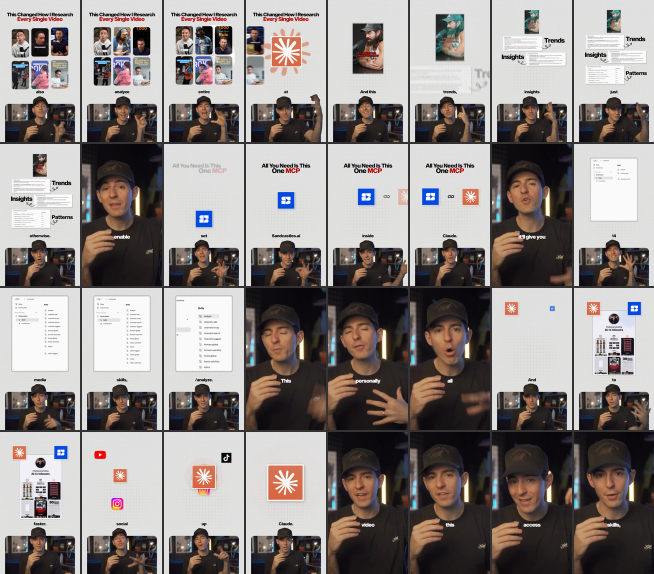
#> input picture packs/board-punchin-v1/evidence/02_A_contactsheet_32-62s.png, 1308 x 1148 px, given in place of 02_A_contactsheet_32-62s.png.png, which was not available (shown at 1/2 size)
$ python contact-v12.py ../../../../packs/board-punchin-v1/evidence/02_A_contactsheet_32-62s.png
#> lines starting #> are read from the running program, lines starting #| are printed output that depends on the picture; pictures that were not available may be replaced by others from this repository, and a replacement may not be noted
from PIL import Image, ImageDraw
from pathlib import Path
import sys
import subprocess
import imageio_ffmpeg
root=Path.cwd()/"work/higgsfield-replacement/revision-v12/proofs"
args=sys.argv[1:]
encoded='--encoded' in args
if encoded:
 args.remove('--encoded');source=Path.cwd()/args.pop(0);offset=float(args.pop(0))
 root=root.parent/'encoded';root.mkdir(exist_ok=True)
 for s in args:
  subprocess.run([imageio_ffmpeg.get_ffmpeg_exe(),'-v','error','-y','-ss',str(float(s)-offset),'-i',str(source),'-frames:v','1',str(root/f'polish-{s}.png')],check=True)
files=[root/f"polish-{s}.png" for s in args] if args else sorted(root.glob('polish-*.png'),key=lambda p:float(p.stem.split('-')[-1]))
out=Image.new('RGB',(1280,388*((len(files)+1)//2)), '#F5EFE3')
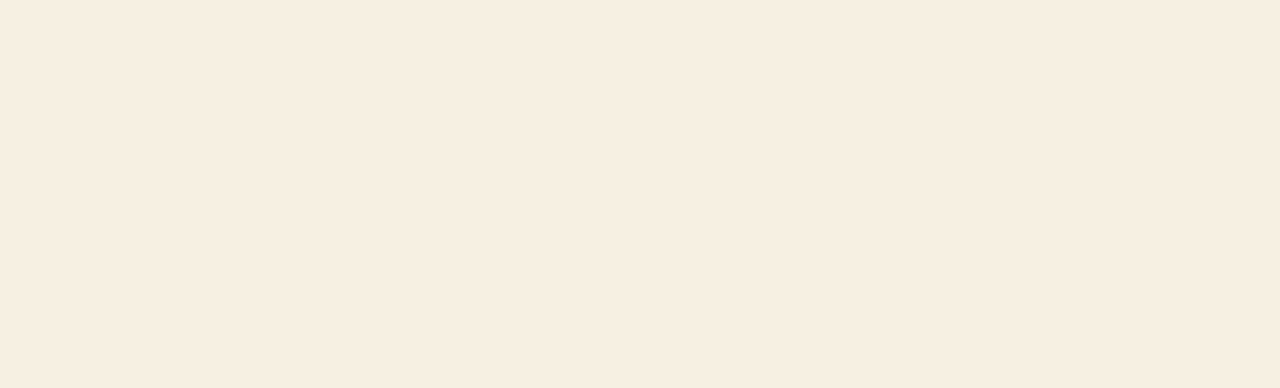
#> out: PIL image 1280x388 RGB; mean R, G, B 245, 239, 227
d=ImageDraw.Draw(out)
for i,p in enumerate(files):
 im=Image.open(p).convert('RGB');im.thumbnail((640,360));x=(i%2)*640;y=(i//2)*388;out.paste(im,(x,y));d.text((x+8,y+365),p.stem,fill='#302219')
#> further down, im is the input picture: PIL image 1308x1148 RGB; mean R, G, B 141.4, 134.9, 133
#> after `im.thumbnail((640, 360))`:
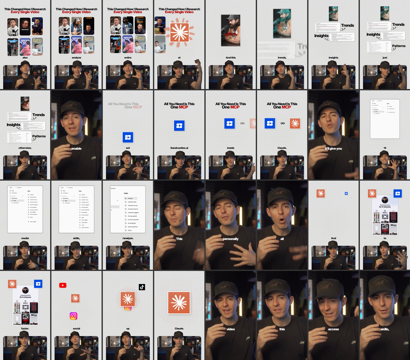
#> im: PIL image 410x360 RGB; mean R, G, B 141.4, 134.9, 133
#> after `out.paste(im, (x, y))`:
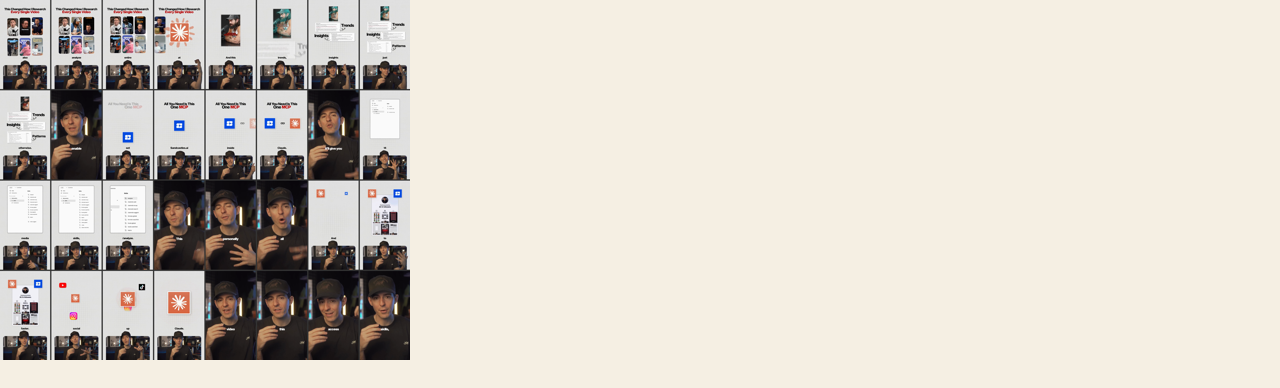
#> out: PIL image 1280x388 RGB; mean R, G, B 214.2, 208.1, 199.1
dest=root.parent/'contact-v12.jpg';out.save(dest,quality=88);print(dest)
#> after `dest = root.parent / 'contact-v12.jpg'`:
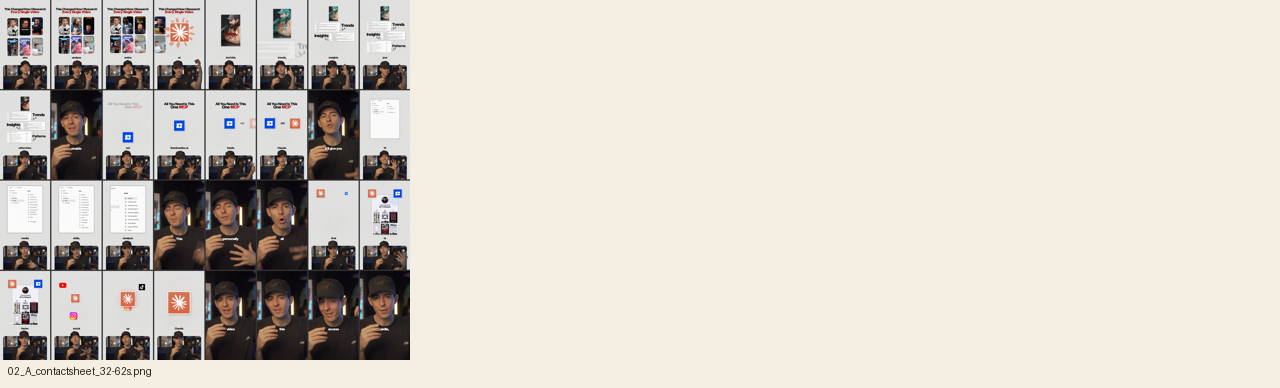
#> saved as contact-v12.jpg: PIL image 1280x388 RGB; mean R, G, B 214.1, 207.9, 198.9

$ run again, on packs/board-punchin-v1/evidence/03_B_contactsheet_0-31s.png
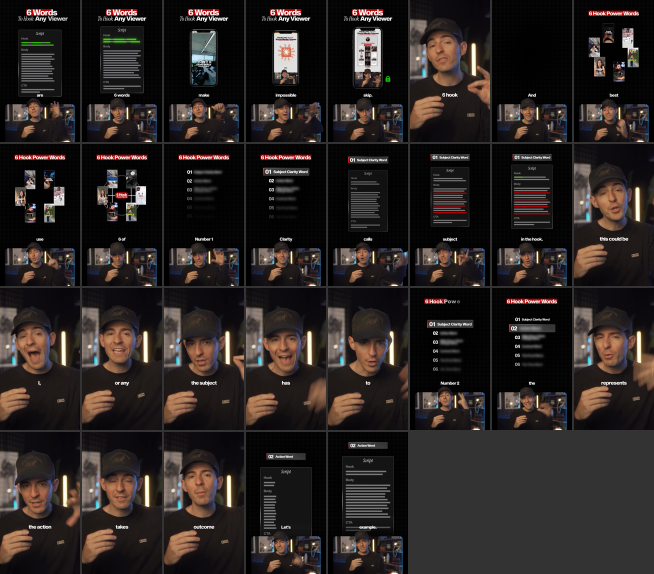
#> input picture packs/board-punchin-v1/evidence/03_B_contactsheet_0-31s.png, 1308 x 1148 px, given in place of 03_B_contactsheet_0-31s.png.png, which was not available (shown at 1/2 size)
#> im is the input picture: PIL image 1308x1148 RGB; mean R, G, B 42.2, 36.1, 34.2
#> `im.thumbnail((640, 360))`:
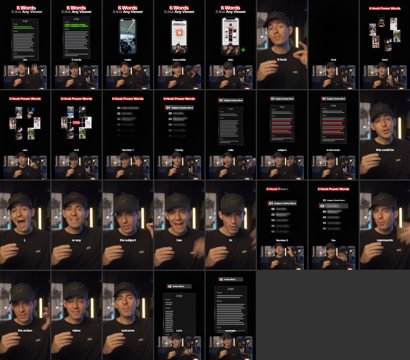
#> im: PIL image 410x360 RGB; mean R, G, B 42.3, 36.1, 34.3
#> `dest = root.parent / 'contact-v12.jpg'`:
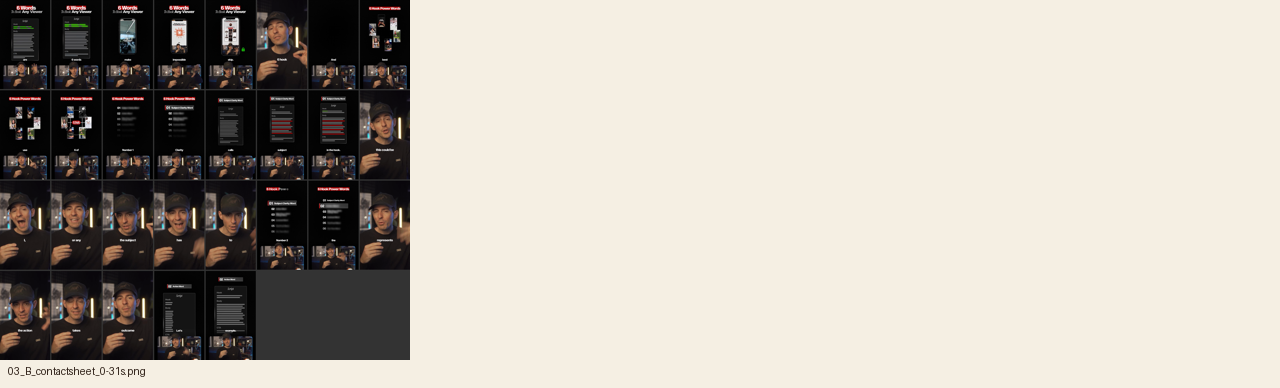
#> saved as contact-v12.jpg: PIL image 1280x388 RGB; mean R, G, B 184.6, 178.6, 169.6

$ run again, on packs/board-punchin-v1/evidence/04_B_contactsheet_70-99s.png
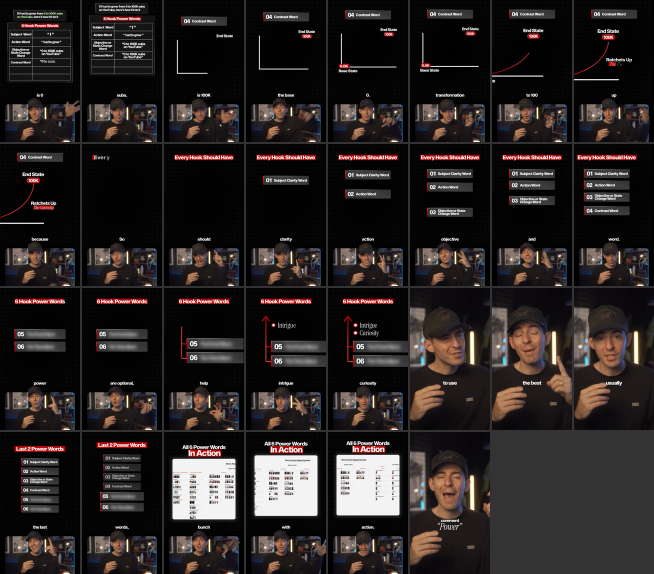
#> input picture packs/board-punchin-v1/evidence/04_B_contactsheet_70-99s.png, 1308 x 1148 px, given in place of 04_B_contactsheet_70-99s.png.png, which was not available (shown at 1/2 size)
#> im is the input picture: PIL image 1308x1148 RGB; mean R, G, B 40.6, 35.5, 34.6
#> `im.thumbnail((640, 360))`:
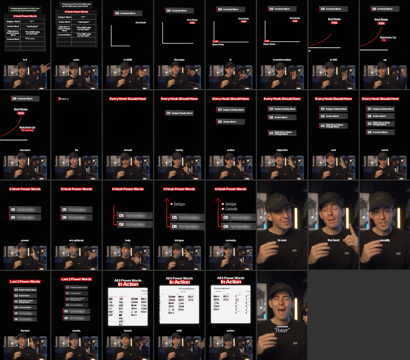
#> im: PIL image 410x360 RGB; mean R, G, B 40.7, 35.6, 34.7
#> `dest = root.parent / 'contact-v12.jpg'`:
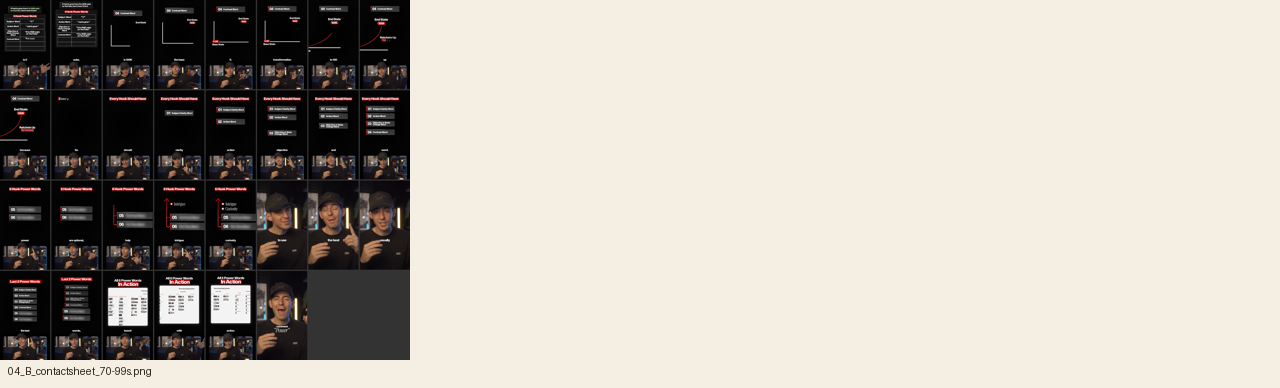
#> saved as contact-v12.jpg: PIL image 1280x388 RGB; mean R, G, B 184.2, 178.4, 169.7
